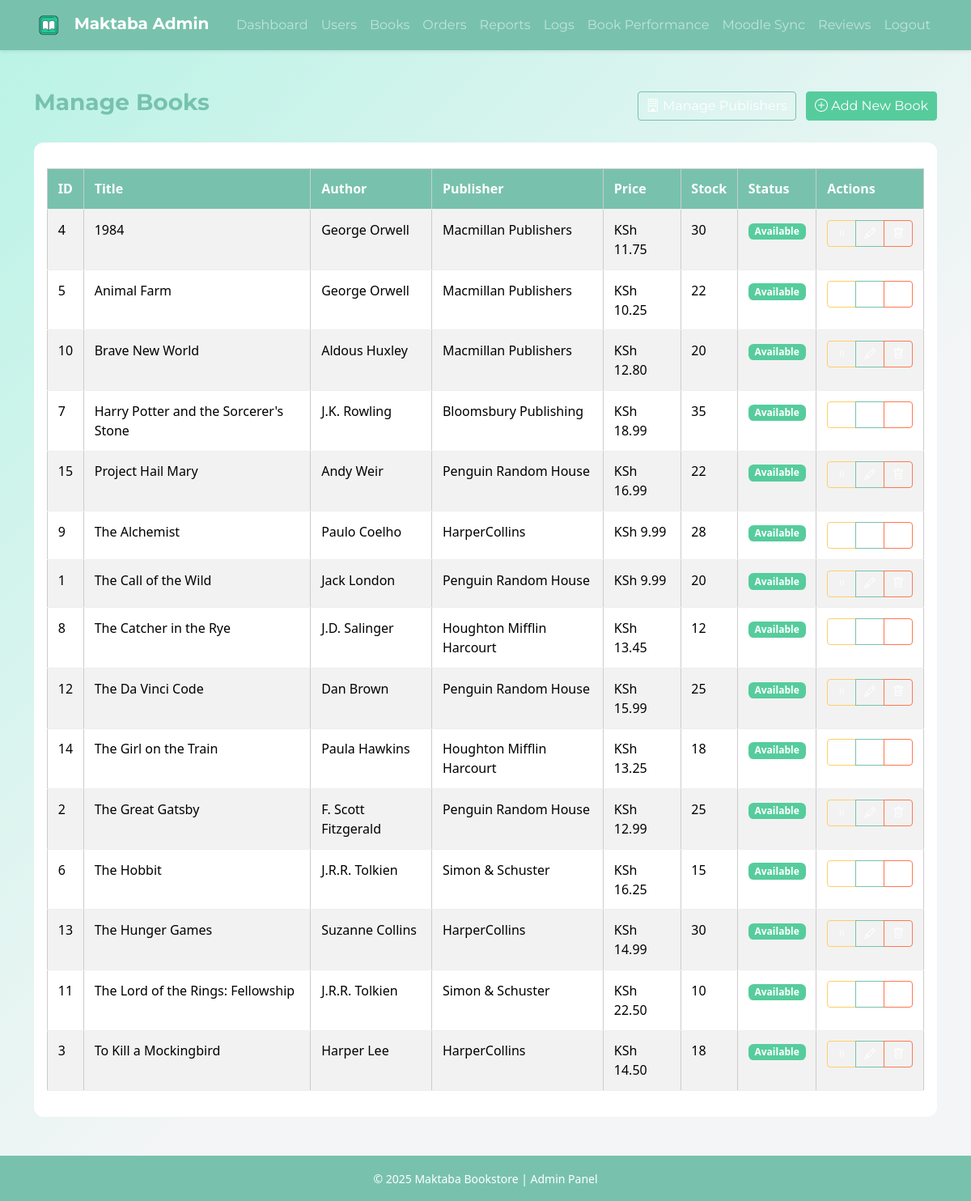
The app's page /modules/admin/manage_books.php (signed in) with its own data.
### tables this page shows
CREATE TABLE books (
    book_id INT AUTO_INCREMENT PRIMARY KEY,
    title VARCHAR(200) NOT NULL,
    author VARCHAR(100),
    publisher_id INT,
    price DECIMAL(10,2) NOT NULL,
    stock_quantity INT DEFAULT 0,
    reserved_stock INT DEFAULT 0,
    genre VARCHAR(50),
    year_of_publication YEAR,
    description TEXT,
    book_cover VARCHAR(255),
    moodle_course_id VARCHAR(50),  
    is_available TINYINT(1) DEFAULT 1,
    date_added TIMESTAMP DEFAULT CURRENT_TIMESTAMP,
    FOREIGN KEY (publisher_id) REFERENCES publishers(publisher_id)
        ON DELETE SET NULL ON UPDATE CASCADE
);

CREATE TABLE publishers (
    publisher_id INT AUTO_INCREMENT PRIMARY KEY,
    name VARCHAR(100) NOT NULL,
    address TEXT,
    contact_number VARCHAR(20),
    email VARCHAR(100)
);

### modules/admin/manage_books.php (the view, shortened to what this page needs)
<?php
require_once __DIR__ . '/../../database/config.php';
?>
<!DOCTYPE html>
<html lang="en">
<head>
    <link href="https://cdn.jsdelivr.net/npm/bootswatch@5.3.3/dist/minty/bootstrap.min.css" rel="stylesheet">
    <link href="https://cdn.jsdelivr.net/npm/bootstrap-icons@1.11.3/font/bootstrap-icons.css" rel="stylesheet">
    <link rel="stylesheet" href="../../assets/css/admin.css">
</head>
<body class="d-flex flex-column min-vh-100">
<?php include("../../includes/admin_nav.php"); ?>
<main class="container my-5 flex-grow-1">
    <div class="d-flex justify-content-between align-items-center mb-4">
        <h3 class="fw-bold text-primary">Manage Books</h3>
        <div>
            <a href="manage_publishers.php" class="btn btn-outline-primary me-2">
                <i class="bi bi-building"></i> Manage Publishers
            </a>
            <button class="btn btn-success" data-bs-toggle="modal" data-bs-target="#addBookModal">
                <i class="bi bi-plus-circle"></i> Add New Book
            </button>
        </div>
    </div>
    <div class="table-wrapper">
        <table class="table table-striped table-hover">
            <thead class="table-primary">
                <tr>
                    <th>ID</th>
                    <th>Title</th>
                    <th>Author</th>
                    <th>Publisher</th>
                    <th>Price</th>
                    <th>Stock</th>
                    <th>Status</th>
                    <th>Actions</th>
                </tr>
            </thead>
            <tbody>
                <?php
                $result = $conn->query("
                    SELECT b.*, p.name as publisher_name
                    FROM books b
                    LEFT JOIN publishers p ON b.publisher_id = p.publisher_id
                    ORDER BY b.title
                ");
                if ($result && $result->num_rows > 0) {
                    while ($book = $result->fetch_assoc()) {
                        $book_id = $book['book_id'] ?? $book['id'] ?? 0;
                        $title = htmlspecialchars($book['title'] ?? 'Unknown Title');
                        $author = htmlspecialchars($book['author'] ?? 'Unknown Author');
                        $publisher_name = htmlspecialchars($book['publisher_name'] ?? 'Not Set');
                        $price = number_format($book['price'] ?? 0, 2);
                        $stock = $book['stock_quantity'] ?? 0;
                        $status = $book['is_available'] ?? 1;
                        echo '
                        <tr>
                            <td>'.$book_id.'</td>
                            <td>'.$title.'</td>
                            <td>'.$author.'</td>
                            <td>'.$publisher_name.'</td>
                            <td>KSh '.$price.'</td>
                            <td>'.$stock.'</td>
                            <td>
                                <span class="badge '.($status ? 'bg-success' : 'bg-secondary').'">
                                    '.($status ? 'Available' : 'Unavailable').'
                                </span>
                            </td>
                            <td>
                                <div class="btn-group btn-group-sm">
                                    <a href="?toggle_id='.$book_id.'" class="btn btn-outline-'.($status ? 'warning' : 'success').'" title="'.($status ? 'Disable' : 'Enable').'">
                                        <i class="bi bi-'.($status ? 'pause' : 'play').'"></i>
                                    </a>
                                    <button class="btn btn-outline-primary edit-book-btn"
                                            data-book-id="'.$book_id.'"
                                            data-book-title="'.htmlspecialchars($book['title']).'"
                                            data-book-author="'.htmlspecialchars($book['author']).'"
                                            data-book-publisher="'.($book['publisher_id'] ?? '').'"
                                            data-book-price="'.$book['price'].'"
                                            data-book-stock="'.$book['stock_quantity'].'">
                                        <i class="bi bi-pencil"></i>
                                    </button>
                                    <a href="?delete_id='.$book_id.'" class="btn btn-outline-danger" onclick="return confirm(\'Are you sure you want to delete this book?\')">
                                        <i class="bi bi-trash"></i>
                                    </a>
                                </div>
                            </td>
                        </tr>';
                    }
                } else {
                    echo '<tr><td colspan="8" class="text-center text-muted">No books found in database.</td></tr>';
                }
                ?>
            </tbody>
        </table>
    </div>
</main>
<footer class="bg-primary text-white text-center py-3 mt-auto">
    <small>&copy; <?php echo date('Y'); ?> Maktaba Bookstore | Admin Panel</small>
</footer>
</body>
</html>

### Assets/css/admin.css (style rules this page uses)
body { background: linear-gradient(135deg, #b8f3e5 0%, #f3f5f6 60%) !important; min-height: 100vh; }
.table-wrapper { overflow-x: auto; }
.table { width: 100%; border-collapse: collapse; margin-top: 1rem; }
.table th, .table td { padding: 0.8rem; border-bottom: 1px solid #eee; text-align: left; }
.table-striped tbody tr:nth-child(even) { background: #f9f9f9; }
table { width: 100%; border-collapse: collapse; margin-top: 15px; }
th, td { border: 1px solid #ccc; padding: 8px; text-align: left; }
th { background: #333; color: #fff; }
.btn { padding: 5px 10px; border-radius: 4px; text-decoration: none; color: white; }
.table-wrapper { background: #fff; border-radius: 0.75rem; padding: 1rem; }
.table thead th { background-color: #78C2AD !important; color: white; }

### records on screen
books: book_id "4", title "1984", author "George Orwell", publisher.name "Macmillan Publishers", price "11.75", stock_quantity "30", is_available "Available"
books: book_id "5", title "Animal Farm", author "George Orwell", publisher.name "Macmillan Publishers", price "10.25", stock_quantity "22", is_available "Available"
books: book_id "10", title "Brave New World", author "Aldous Huxley", publisher.name "Macmillan Publishers", price "12.80", stock_quantity "20", is_available "Available"
books: book_id "7", title "Harry Potter and the Sorcerer's Stone", author "J.K. Rowling", publisher.name "Bloomsbury Publishing", price "18.99", stock_quantity "35", is_available "Available"
books: book_id "15", title "Project Hail Mary", author "Andy Weir", publisher.name "Penguin Random House", price "16.99", stock_quantity "22", is_available "Available"
books: book_id "9", title "The Alchemist", author "Paulo Coelho", publisher.name "HarperCollins", price "9.99", stock_quantity "28", is_available "Available"
books: book_id "1", title "The Call of the Wild", author "Jack London", publisher.name "Penguin Random House", price "9.99", stock_quantity "20", is_available "Available"
books: book_id "8", title "The Catcher in the Rye", author "J.D. Salinger", publisher.name "Houghton Mifflin Harcourt", price "13.45", stock_quantity "12", is_available "Available"
books: book_id "12", title "The Da Vinci Code", author "Dan Brown", publisher.name "Penguin Random House", price "15.99", stock_quantity "25", is_available "Available"
books: book_id "14", title "The Girl on the Train", author "Paula Hawkins", publisher.name "Houghton Mifflin Harcourt", price "13.25", stock_quantity "18", is_available "Available"
books: book_id "2", title "The Great Gatsby", author "F. Scott Fitzgerald", publisher.name "Penguin Random House", price "12.99", stock_quantity "25", is_available "Available"
books: book_id "6", title "The Hobbit", author "J.R.R. Tolkien", publisher.name "Simon & Schuster", price "16.25", stock_quantity "15", is_available "Available"
books: book_id "13", title "The Hunger Games", author "Suzanne Collins", publisher.name "HarperCollins", price "14.99", stock_quantity "30", is_available "Available"
books: book_id "11", title "The Lord of the Rings: Fellowship", author "J.R.R. Tolkien", publisher.name "Simon & Schuster", price "22.50", stock_quantity "10", is_available "Available"
books: book_id "3", title "To Kill a Mockingbird", author "Harper Lee", publisher.name "HarperCollins", price "14.50", stock_quantity "18", is_available "Available"
